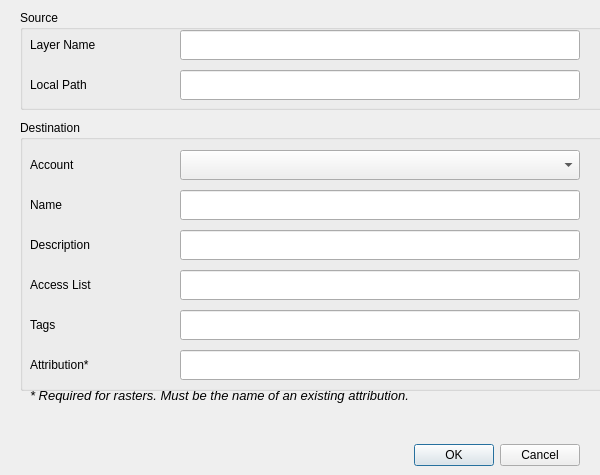
<?xml version="1.0" encoding="UTF-8"?>
<ui version="4.0">
 <class>Dialog</class>
 <widget class="QDialog" name="Dialog">
  <property name="geometry">
   <rect>
    <x>0</x>
    <y>0</y>
    <width>600</width>
    <height>475</height>
   </rect>
  </property>
  <property name="windowTitle">
   <string>Upload a dataset to Google Maps Engine</string>
  </property>
  <widget class="QDialogButtonBox" name="buttonBox">
   <property name="geometry">
    <rect>
     <x>280</x>
     <y>440</y>
     <width>300</width>
     <height>30</height>
    </rect>
   </property>
   <property name="orientation">
    <enum>Qt::Horizontal</enum>
   </property>
   <property name="standardButtons">
    <set>QDialogButtonBox::Cancel|QDialogButtonBox::Ok</set>
   </property>
  </widget>
  <widget class="QGroupBox" name="groupBox">
   <property name="geometry">
    <rect>
     <x>20</x>
     <y>120</y>
     <width>621</width>
     <height>271</height>
    </rect>
   </property>
   <property name="title">
    <string>Destination</string>
   </property>
   <widget class="QComboBox" name="comboBoxProjects">
    <property name="geometry">
     <rect>
      <x>160</x>
      <y>30</y>
      <width>400</width>
      <height>30</height>
     </rect>
    </property>
   </widget>
   <widget class="QLabel" name="labelAccount">
    <property name="geometry">
     <rect>
      <x>10</x>
      <y>30</y>
      <width>100</width>
      <height>30</height>
     </rect>
    </property>
    <property name="text">
     <string>Account</string>
    </property>
    <property name="alignment">
     <set>Qt::AlignLeading|Qt::AlignLeft|Qt::AlignVCenter</set>
    </property>
   </widget>
   <widget class="QLabel" name="label_3">
    <property name="geometry">
     <rect>
      <x>10</x>
      <y>70</y>
      <width>100</width>
      <height>30</height>
     </rect>
    </property>
    <property name="text">
     <string>Name</string>
    </property>
   </widget>
   <widget class="QLineEdit" name="lineEditDestinationName">
    <property name="geometry">
     <rect>
      <x>160</x>
      <y>70</y>
      <width>400</width>
      <height>30</height>
     </rect>
    </property>
   </widget>
   <widget class="QLabel" name="labelAcl">
    <property name="geometry">
     <rect>
      <x>10</x>
      <y>150</y>
      <width>100</width>
      <height>30</height>
     </rect>
    </property>
    <property name="text">
     <string>Access List</string>
    </property>
   </widget>
   <widget class="QLineEdit" name="lineEditAcl">
    <property name="geometry">
     <rect>
      <x>160</x>
      <y>150</y>
      <width>400</width>
      <height>30</height>
     </rect>
    </property>
   </widget>
   <widget class="QLabel" name="labelAttribution">
    <property name="geometry">
     <rect>
      <x>10</x>
      <y>230</y>
      <width>100</width>
      <height>30</height>
     </rect>
    </property>
    <property name="text">
     <string>Attribution*</string>
    </property>
   </widget>
   <widget class="QLineEdit" name="lineEditAttribution">
    <property name="geometry">
     <rect>
      <x>160</x>
      <y>230</y>
      <width>400</width>
      <height>30</height>
     </rect>
    </property>
   </widget>
   <widget class="QLabel" name="labelTags">
    <property name="geometry">
     <rect>
      <x>10</x>
      <y>190</y>
      <width>100</width>
      <height>30</height>
     </rect>
    </property>
    <property name="text">
     <string>Tags</string>
    </property>
   </widget>
   <widget class="QLineEdit" name="lineEditTags">
    <property name="geometry">
     <rect>
      <x>160</x>
      <y>190</y>
      <width>400</width>
      <height>30</height>
     </rect>
    </property>
   </widget>
   <widget class="QLabel" name="label_4">
    <property name="geometry">
     <rect>
      <x>10</x>
      <y>110</y>
      <width>100</width>
      <height>30</height>
     </rect>
    </property>
    <property name="text">
     <string>Description</string>
    </property>
   </widget>
   <widget class="QLineEdit" name="lineEditDescription">
    <property name="geometry">
     <rect>
      <x>160</x>
      <y>110</y>
      <width>400</width>
      <height>30</height>
     </rect>
    </property>
   </widget>
  </widget>
  <widget class="QGroupBox" name="groupBox_2">
   <property name="geometry">
    <rect>
     <x>20</x>
     <y>10</y>
     <width>600</width>
     <height>100</height>
    </rect>
   </property>
   <property name="title">
    <string>Source</string>
   </property>
   <widget class="QLabel" name="label">
    <property name="geometry">
     <rect>
      <x>10</x>
      <y>20</y>
      <width>100</width>
      <height>30</height>
     </rect>
    </property>
    <property name="text">
     <string>Layer Name</string>
    </property>
   </widget>
   <widget class="QLabel" name="label_2">
    <property name="geometry">
     <rect>
      <x>10</x>
      <y>60</y>
      <width>100</width>
      <height>30</height>
     </rect>
    </property>
    <property name="text">
     <string>Local Path</string>
    </property>
   </widget>
   <widget class="QLineEdit" name="lineEditLocalPath">
    <property name="geometry">
     <rect>
      <x>160</x>
      <y>60</y>
      <width>400</width>
      <height>30</height>
     </rect>
    </property>
   </widget>
   <widget class="QLineEdit" name="lineEditLayerName">
    <property name="geometry">
     <rect>
      <x>160</x>
      <y>20</y>
      <width>400</width>
      <height>30</height>
     </rect>
    </property>
   </widget>
  </widget>
  <widget class="QLabel" name="label_5">
   <property name="geometry">
    <rect>
     <x>30</x>
     <y>380</y>
     <width>550</width>
     <height>30</height>
    </rect>
   </property>
   <property name="font">
    <font>
     <pointsize>10</pointsize>
     <italic>true</italic>
    </font>
   </property>
   <property name="text">
    <string>* Required for rasters. Must be the name of an existing attribution.</string>
   </property>
   <property name="textFormat">
    <enum>Qt::LogText</enum>
   </property>
   <property name="alignment">
    <set>Qt::AlignLeading|Qt::AlignLeft|Qt::AlignVCenter</set>
   </property>
   <property name="wordWrap">
    <bool>false</bool>
   </property>
  </widget>
 </widget>
 <resources/>
 <connections>
  <connection>
   <sender>buttonBox</sender>
   <signal>accepted()</signal>
   <receiver>Dialog</receiver>
   <slot>accept()</slot>
   <hints>
    <hint type="sourcelabel">
     <x>248</x>
     <y>254</y>
    </hint>
    <hint type="destinationlabel">
     <x>157</x>
     <y>274</y>
    </hint>
   </hints>
  </connection>
  <connection>
   <sender>buttonBox</sender>
   <signal>rejected()</signal>
   <receiver>Dialog</receiver>
   <slot>reject()</slot>
   <hints>
    <hint type="sourcelabel">
     <x>316</x>
     <y>260</y>
    </hint>
    <hint type="destinationlabel">
     <x>286</x>
     <y>274</y>
    </hint>
   </hints>
  </connection>
 </connections>
</ui>
